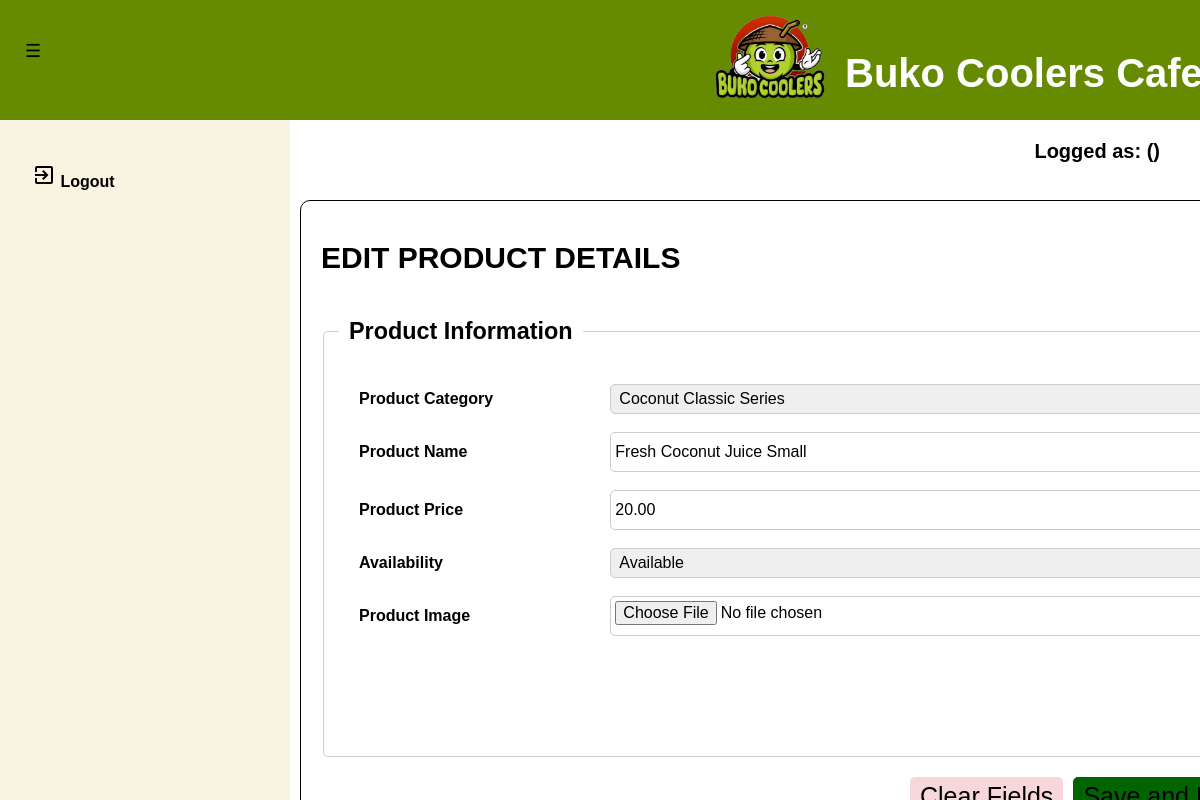
Page /product_edit.php?ProdID=1 on the committed database.
### tables this page shows
CREATE TABLE `tbl_products_list` (
  `PK_PROD_LIST` int(11) NOT NULL,
  `PROD_CATEGORY` varchar(50) NOT NULL,
  `PROD_NAME` varchar(255) NOT NULL,
  `PROD_PRICE` decimal(10,2) NOT NULL,
  `PROD_STATUS` varchar(50) NOT NULL,
  `PROD_IMAGE` varchar(255) NOT NULL,
  `STATUS` varchar(25) NOT NULL DEFAULT 'ACTIVE',
  `PROD_TIMESTAMP` datetime NOT NULL DEFAULT current_timestamp()
);

### product_edit.php (the view, shortened to what this page needs)
<?php
    include ('database_connection.php');
    if (isset($_GET['ProdID'])){
        $get_prodid = $_GET['ProdID'];
        $show_products = "SELECT * FROM tbl_products_list WHERE PK_PROD_LIST = $get_prodid";
        $exec_showproducts = mysqli_query($databaseconn, $show_products);
        while($row = mysqli_fetch_assoc($exec_showproducts)){
            $ret_prod_cat = $row['PROD_CATEGORY'];
            $ret_prod_name = $row['PROD_NAME'];
            $ret_prod_price = $row['PROD_PRICE'];
            $ret_prod_status = $row['PROD_STATUS'];
            $ret_prod_image = $row['PROD_IMAGE'];
        }
    }
?>
<!DOCTYPE html>
    <html lang="en">
    <head>
        <link rel="stylesheet" type="text/css" href="styles/dashboard.css">
        <link rel="stylesheet" type="text/css" href="styles/dataentry_style.css">
        <link rel="stylesheet" type="text/css" href="styles/dashboard_style.css">
    </head>
    <body>
        <div class="main_container">
            <header>
                <div id="navleft" class="show_navleft">
                    <span class="toggle-btn" onclick="toggleNav()">&#9776;</span>
                </div>
                <div class="header-content">
                    <div class="header-left">
                        <img src="templates/designs/logo_nonbg.png" alt="Buko Coolers Logo" class="logo">
                        <h1>Buko Coolers Cafe</h1>
                    </div>
                </div>
            </header>
            <div id="sidenav" class="side_nav">
                <a href="logout_action.php" onclick="return confirm('Are you sure do you want to logout?');"><i class="material-icons">exit_to_app</i> Logout</a>
            </div>
        </div>
        <div class="form_container">
            <h1>EDIT PRODUCT DETAILS</h1>
            <div class="user_form">
                <form class="user_data_entry" method="POST" action="" enctype="multipart/form-data">
                    <fieldset class="form_product">
                        <legend><h3>Product Information</h3></legend>
                        <div style="overflow-y: auto; height: 350px;">
                            <div class="form_row">
                                <label for="ProdCat">Product Category</label>
                                <select id="product_cat" name="prodcat" required>
                                    <?php
                                        $show_cat = "SELECT * FROM tbl_prod_categories WHERE PROD_CAT_STATUS = 'ACTIVE'";
                                        $exec_showcat = mysqli_query($databaseconn, $show_cat);
                                        while ($row = mysqli_fetch_assoc($exec_showcat)){
                                            $ret_prodcat_name = $row['PROD_CAT_NAME'];
                                            $selected_item_dropdown = ($ret_prodcat_name == $ret_prod_cat) ? 'selected' : '';
                                    ?>
                                    <option value="<?php echo $ret_prodcat_name ?>" <?php echo $selected_item_dropdown;?>><?php echo $row['PROD_CAT_NAME']; ?></option>
                                    <?php
                                        }
                                    ?>
                                </select>
                            </div>
                            <div class="form_row">
                                <label for="ProdCatName">Product Name</label>
                                <input type="text" name="prodname" id="prod_name" value="<?php echo $ret_prod_name ?>" required>
                            </div>
                            <div class="form_row">
                                <label for="ProdPrice">Product Price</label>
                                <input type="number" name="prodprice" id="prod_price" min="1" max="500" value="<?php echo $ret_prod_price ?>"required>
                            </div>
                            <div class="form_row">
                                <label for="ProdStatus">Availability</label>
                                <select name="prodstatus" id="prod_status" required>
                                    <option value="Available" <?php echo ($ret_prod_status == 'Available') ? 'selected' : ''?>>Available</option>
                                </select>
                            </div>
                            <div class="form_row">
                                <label for="ProdImg">Product Image</label>
                                <input type="file" name="prodimage" id="prod_image" value="<?php echo $ret_prod_image?>" accept=".png">
                            </div>
                        </div>
                    </fieldset>
                    <div class="form_buttons">
                        <button type="reset" class="reset_btn">Clear Fields</button>
                        <button type="submit" class="take_action" name="save_ret">Save and Return</button>
                    </div>
                </form>
            </div>
        </div>
        <div class="header-right">
            <p>Logged as: <?php echo htmlspecialchars($return_username); ?> (<?php echo htmlspecialchars($return_role); ?>)</p>
    </body>
</html>

### styles/dataentry_style.css (style rules this page uses)
.form_container { position: fixed; top: 200px; left: 300px; padding: 20px; width: 80%; max-height: 650px; border: 1px solid #000; border-radius: 10px; }
.form_container h1 { text-align: left; font-size: 30px; font-weight: bold; margin-bottom: 20px; }
.form_container fieldset { border: 1px solid #ccc; border-radius: 5px; padding: 15px; margin-bottom: 20px; }
.form_container legend, .form_container_cat legend, .form_container_archive legend { font-weight: bold; padding: 0 10px; font-size: 20px; }
.form_buttons { display: flex; justify-content: flex-end; gap: 10px; }
.reset_btn, .confirm_deact, .return_prev, .take_action, .itemremove_cart, #itemadd_cart, #btnconfirm_order, #btnvoid_order, #btnpay_order { padding: 5px 10px; border: none; border-radius: 5px; font-size: 25px; cursor: pointer; }
.reset_btn, .confirm_deact { background-color: #f8d7da; color: #000; }
.take_action, .return_prev { background-color: darkgreen; color: #000; }
.form_product { height: 430px; }
.form_product .form_row { display: flex; justify-content: space-between; align-items: center; margin-bottom: 18px; font-size: 16px; }
.form_product .form_row label { flex: 1; font-weight: bold; margin-left: 20px; }
.form_product input, .form_product select { flex: 2; padding: 4px; font-size: 16px; border: 1px solid #ccc; border-radius: 5px; margin-left: -70px; height: 30px; }

### styles/dashboard_style.css (style rules this page uses)
body, html { overflow-y: auto; overflow-x: hidden; margin: 0; padding: 0; font-family: Arial, sans-serif; background-color: white; height: 100%; }
header { justify-content: space-between; align-items: flex-start; background-color: #668b00; padding: 10px; color: white; height: 100px; width: 100%; }
.header-content { display: flex; justify-content: space-between; align-items: center; }
.header-left { display: flex; align-items: center; }
.header-left .logo { width: 150px; height: auto; margin-top: -60px; margin-left: 685px; margin-right: 0px; }
.header-left h1 { color: white; font-size: 40px; margin-top: 0px; }
.header-right { position: fixed; top: 120px; right: 40px; font-size: 20px; color: black; font-weight: bold; }
.side_nav { height: calc(100vh - 120px); width: 290px; position: fixed; top: 120px; left: 0; background-color: #F8F4E1; overflow-y: auto; overflow-x: hidden; transition: 0.5s; padding-top: 10px; display: flex; flex-direction: column; }
.side_nav a { padding: 33px 8px 8px 32px; text-decoration: none; font-size: 16px; color: black; display: block; transition: 0.5s; font-weight: bold; }
#navleft { width: 290px; transition: margin-left 0.5s; padding: 16px; }
.toggle-btn { position: fixed; top: 30px; left: -5px; z-index: 1; padding: 10px 30px; color: black; cursor: pointer; font-size: 18px; }

### rows in the picture
tbl_products_list: prodname "Fresh Coconut Juice Small", prodprice "20.00", prodstatus "Available"

### other values in the picture
form field prodcat "Coconut Classic Series"
